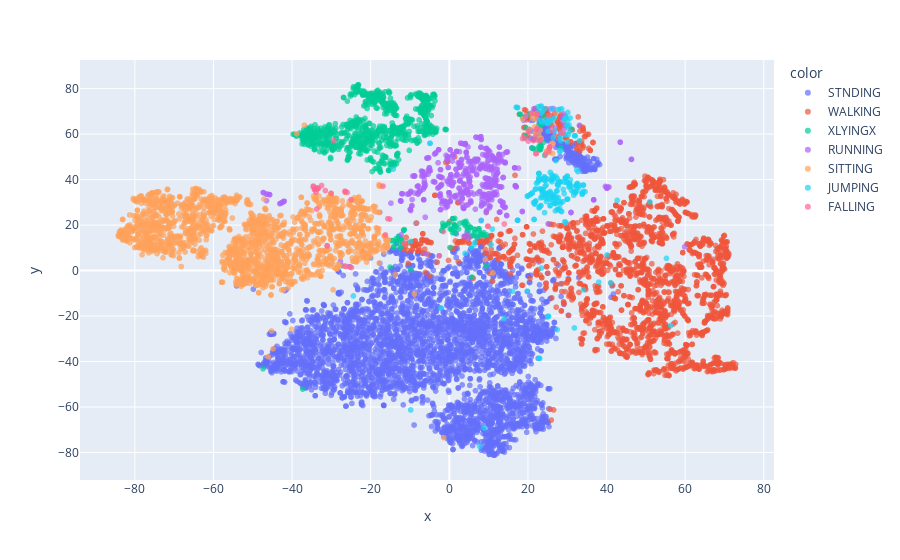

This figure's notebook cell:
### Code cell
import plotly.express as px
px.scatter(x=tsne[:,0], y=tsne[:,1], color=labels, opacity=0.7)

### Figure 1 — Plotly figure (JSON) as saved in the notebook; plotly's stock layout.template omitted (floating-point values rounded to 4 significant figures; data arrays with more than 128 entries replaced by an {"elided": "..."} marker saying what was removed)
{"data": [{"hovertemplate": "color=STNDING<br>x=%{x}<br>y=%{y}<extra></extra>", "legendgroup": "STNDING", "marker": {"color": "#636efa", "opacity": 0.7, "symbol": "circle"}, "mode": "markers", "name": "STNDING", "showlegend": true, "type": "scattergl", "x": {"elided": "4058 float values"}, "xaxis": "x", "y": {"elided": "4058 float values"}, "yaxis": "y"}, {"hovertemplate": "color=WALKING<br>x=%{x}<br>y=%{y}<extra></extra>", "legendgroup": "WALKING", "marker": {"color": "#EF553B", "opacity": 0.7, "symbol": "circle"}, "mode": "markers", "name": "WALKING", "showlegend": true, "type": "scattergl", "x": {"elided": "2295 float values"}, "xaxis": "x", "y": {"elided": "2295 float values"}, "yaxis": "y"}, {"hovertemplate": "color=XLYINGX<br>x=%{x}<br>y=%{y}<extra></extra>", "legendgroup": "XLYINGX", "marker": {"color": "#00cc96", "opacity": 0.7, "symbol": "circle"}, "mode": "markers", "name": "XLYINGX", "showlegend": true, "type": "scattergl", "x": {"elided": "928 float values"}, "xaxis": "x", "y": {"elided": "928 float values"}, "yaxis": "y"}, {"hovertemplate": "color=RUNNING<br>x=%{x}<br>y=%{y}<extra></extra>", "legendgroup": "RUNNING", "marker": {"color": "#ab63fa", "opacity": 0.7, "symbol": "circle"}, "mode": "markers", "name": "RUNNING", "showlegend": true, "type": "scattergl", "x": {"elided": "495 float values"}, "xaxis": "x", "y": {"elided": "495 float values"}, "yaxis": "y"}, {"hovertemplate": "color=SITTING<br>x=%{x}<br>y=%{y}<extra></extra>", "legendgroup": "SITTING", "marker": {"color": "#FFA15A", "opacity": 0.7, "symbol": "circle"}, "mode": "markers", "name": "SITTING", "showlegend": true, "type": "scattergl", "x": {"elided": "1916 float values"}, "xaxis": "x", "y": {"elided": "1916 float values"}, "yaxis": "y"}, {"hovertemplate": "color=JUMPING<br>x=%{x}<br>y=%{y}<extra></extra>", "legendgroup": "JUMPING", "marker": {"color": "#19d3f3", "opacity": 0.7, "symbol": "circle"}, "mode": "markers", "name": "JUMPING", "showlegend": true, "type": "scattergl", "x": {"elided": "248 float values"}, "xaxis": "x", "y": {"elided": "248 float values"}, "yaxis": "y"}, {"hovertemplate": "color=FALLING<br>x=%{x}<br>y=%{y}<extra></extra>", "legendgroup": "FALLING", "marker": {"color": "#FF6692", "opacity": 0.7, "symbol": "circle"}, "mode": "markers", "name": "FALLING", "showlegend": true, "type": "scattergl", "x": [25.46, -34.64, 25.62, 24.44, -24.89, -16.87, 19.41, -2.536, 13.97, 29.0, 9.841, 26.11, -25.01, -26.53, 22.33, -15.16, -33.52, 22.01, 22.15, 25.56, 19.17, 25.36, -26.0, 22.37, 18.64, -26.68, -1.492, -26.51, -33.28, 20.89, 25.31, 20.08, 23.3, -31.09, -33.72, 21.43, -16.26, 21.93, 20.09, -31.54, -33.72, 22.16, 22.34, -31.09, -33.92, -15.64, 22.67, -34.6, -26.22, 9.789, -29.45, -34.23, -11.55, 28.42, -25.26, -30.06, -33.7, -34.31, -32.5, -8.392], "xaxis": "x", "y": [53.94, 36.89, 54.46, 51.13, 1.305, 37.14, 67.71, 6.526, 20.48, 60.45, 19.5, 61.55, 31.23, 34.9, 68.7, 22.65, 36.11, 51.35, 62.0, 54.33, 58.42, 68.15, 34.35, 62.69, 58.0, 1.996, 17.18, 34.6, 36.17, 68.88, 52.38, 61.28, 57.43, 10.9, 27.06, 57.17, 15.67, 59.05, 56.96, 35.18, 35.71, 51.53, 68.75, 10.89, 34.43, 22.82, 57.07, 37.16, 1.835, 19.52, 57.14, 35.72, 12.03, 60.48, 1.565, 34.02, 36.41, 35.63, 37.41, 20.88], "yaxis": "y"}], "layout": {"legend": {"title": {"text": "color"}, "tracegroupgap": 0}, "margin": {"t": 60}, "xaxis": {"anchor": "y", "domain": [0, 1], "title": {"text": "x"}}, "yaxis": {"anchor": "x", "domain": [0, 1], "title": {"text": "y"}}}}
